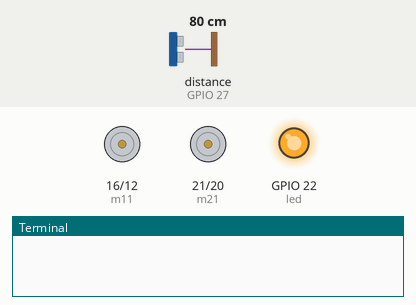
A program run on a simulated Raspberry Pi (BCM pin numbers). Shown: motor-driver pin pairs drawn as motors (green arrow = first pin HIGH = forward, orange = second pin HIGH = backward, longer = more drive), output pins drawn as LEDs (lit = HIGH), the last lines printed to the terminal. The test bench sets the inputs (shaded band); at power-on: distance to the obstacle (sensor on GPIO 27) 80 cm. The echo pulse lasts 58.3 µs per cm; the clock reads 2024-03-15 10:24:30 at power-on unless the program sets it; pins used as bus, display or sensor lines are not drawn. At 7.3 s the program stops and its outputs stay as they are.

Above: at 0.1 s.
At 5.28 s:
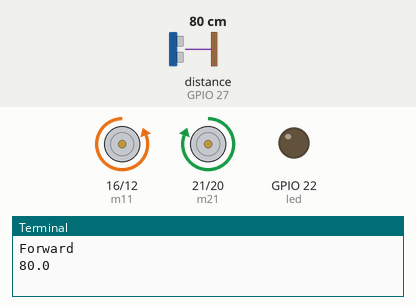
At 6.7 s:
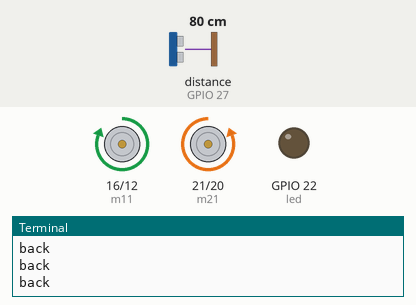
At 7.4 s:
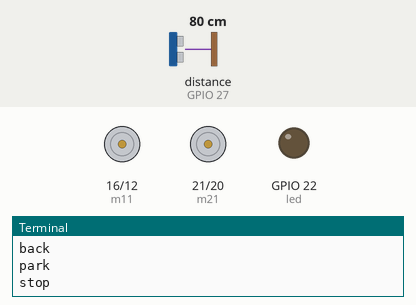
Timing chart, 0 to 8.8 s (numbered marks = the images above):
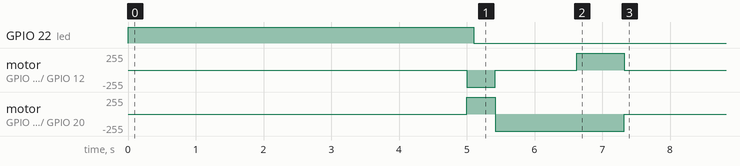

The program:

parking.py
```python
import RPi.GPIO as GPIO                    #Import GPIO library
import time

#Import time library
GPIO.setwarnings(False)
GPIO.setmode(GPIO.BCM)                    # programming the GPIO by BCM pin numbers

TRIG = 17
ECHO = 27
led = 22

m11=16
m12=12
m21=21
m22=20

GPIO.setup(TRIG,GPIO.OUT)                  # initialize GPIO Pin as outputs
GPIO.setup(ECHO,GPIO.IN)                   # initialize GPIO Pin as input
GPIO.setup(led,GPIO.OUT)

GPIO.setup(m11,GPIO.OUT)
GPIO.setup(m12,GPIO.OUT)
GPIO.setup(m21,GPIO.OUT)
GPIO.setup(m22,GPIO.OUT)


GPIO.output(led, 1)

time.sleep(5)

def stop():
    print 'stop'
    GPIO.output(m11, 0)
    GPIO.output(m12, 0)
    GPIO.output(m21, 0)
    GPIO.output(m22, 0)

def forward():
    GPIO.output(m11, 0)
    GPIO.output(m12, 1)
    GPIO.output(m21, 1)
    GPIO.output(m22, 0)
    print 'Forward'

def back():
    GPIO.output(m11, 1)
    GPIO.output(m12, 0)
    GPIO.output(m21, 0)
    GPIO.output(m22, 1)
    print 'back'

def left():
    GPIO.output(m11, 0)
    GPIO.output(m12, 0)
    GPIO.output(m21, 0)
    GPIO.output(m22, 1)
    print 'left'

def right():
    GPIO.output(m11, 1)
    GPIO.output(m12, 0)
    GPIO.output(m21, 0)
    GPIO.output(m22, 0)
    print "right"

def dist():
    GPIO.output(TRIG, False)                 #Set TRIG as LOW
    time.sleep(0.1)                                   #Delay

    GPIO.output(TRIG, True)                  #Set TRIG as HIGH
    time.sleep(0.00001)                           #Delay of 0.00001 seconds
    GPIO.output(TRIG, False)                 #Set TRIG as LOW

    while GPIO.input(ECHO)==0:              #Check whether the ECHO is LOW
        GPIO.output(led, False)
    pulse_start = time.time()

    while GPIO.input(ECHO)==1:              #Check whether the ECHO is HIGH
        GPIO.output(led, False)
    pulse_end = time.time()
    pulse_duration = pulse_end - pulse_start #time to get back the pulse to sensor

    distance = pulse_duration* 17150        #Multiply pulse duration by 17150 (34300/2) to get distance
    distance = round(distance,2)                 #Round to two decimal points
    return distance

p=0
count=0
forward()
while True:

    if(p==1):
        stop()

	now = time.time()
        while(time.time()<=now+1.2):
	     left()
        stop()
        now = time.time()

        while(time.time()<=now+0.7):
	     back()
	print 'park'
	stop()
        break
    distance=dist()

    if(distance>30):

        now = time.time()
        while(time.time()<=now+0.3):
             distance=dist()
             print distance
             if(distance<30):
                  p=0
                  break
             p=1
```

Measured:
- by itself, GPIO 22 (led): HIGH → LOW at 5.1 s
- by itself, motor on GPIO 21 (m21) / GPIO 20 (m22): stopped → forward 255/255 at 5.0 s, → backward 255/255 0.42 s later, → stopped 1.9 s later
- by itself, motor on GPIO 16 (m11) / GPIO 12 (m12): stopped → backward 255/255 at 5.0 s, → stopped 0.42 s later, → forward 255/255 1.2 s later, → stopped 0.70 s later
